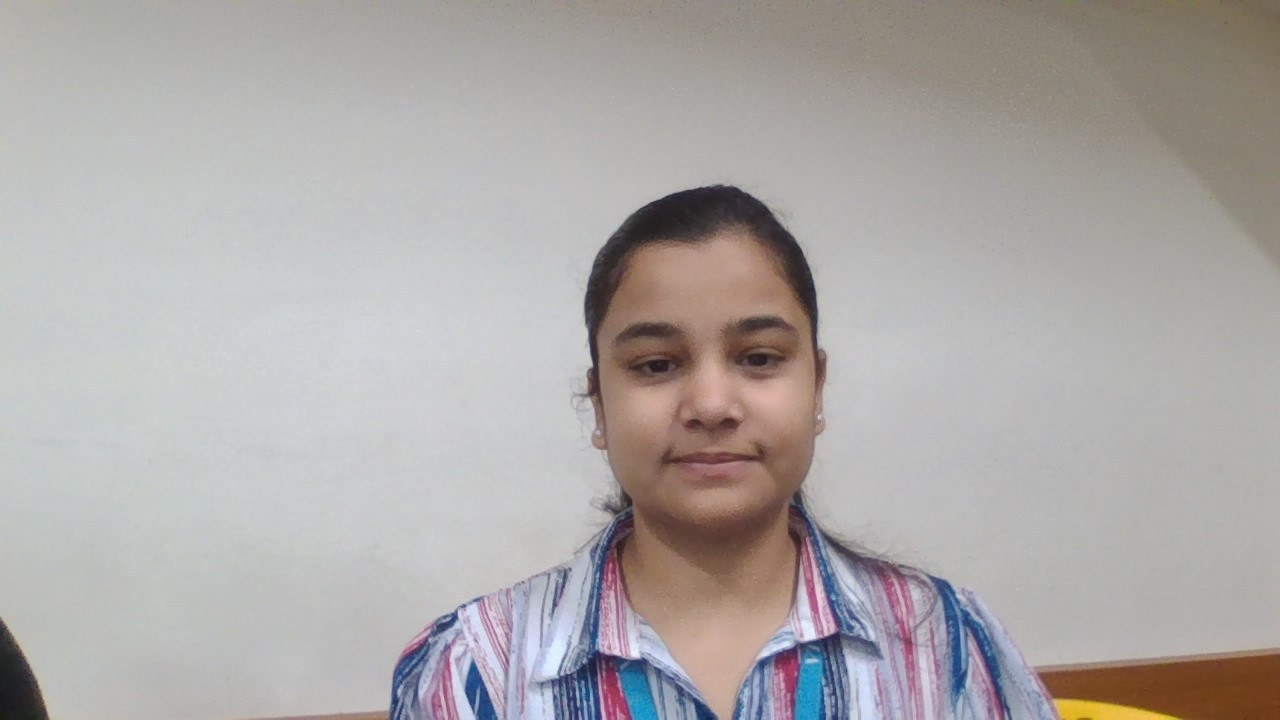
#> input picture TestImages/vasu.jpg, 1280 x 720 px, found by its file name
$ python tester.py
#> lines starting #> are read from the running program, lines starting #| are printed output that depends on the picture; long printed decimals are rounded
### faceRecognition.py
import cv2
import os
import numpy as np

#This module contains all common functions that are called in tester.py file


#Given an image below function returns rectangle for face detected alongwith gray scale image
def faceDetection(test_img):
    gray_img=cv2.cvtColor(test_img,cv2.COLOR_BGR2GRAY)#convert color image to grayscale
    face_haar_cascade=cv2.CascadeClassifier("C:\\Users\\poona\\Downloads\\FaceRecognition-master\\FaceRecognition-master\\templates\\HaarCascade\\haarcascade_frontalface_default.xml")#Load haar classifier
    faces=face_haar_cascade.detectMultiScale(gray_img,scaleFactor=1.32,minNeighbors=5)#detectMultiScale returns rectangles

    return faces,gray_img

#Given a directory below function returns part of gray_img which is face alongwith its label/ID
def labels_for_training_data(directory):
    faces=[]
    faceID=[]

    for path,subdirnames,filenames in os.walk(directory):
        for filename in filenames:
            if filename.startswith("."):
                print("Skipping system file")#Skipping files that startwith .
                continue

            id=os.path.basename(path)#fetching subdirectory names
            img_path=os.path.join(path,filename)#fetching image path
            print("img_path:",img_path)
            print("id:",id)
            test_img=cv2.imread(img_path)#loading each image one by one
            if test_img is None:
                print("Image not loaded properly")
                continue
            faces_rect,gray_img=faceDetection(test_img)#Calling faceDetection function to return faces detected in particular image
            if len(faces_rect)!=1:
               continue #Since we are assuming only single person images are being fed to classifier
            (x,y,w,h)=faces_rect[0]
            roi_gray=gray_img[y:y+w,x:x+h]#cropping region of interest i.e. face area from grayscale image
            faces.append(roi_gray)
            faceID.append(int(id))
    return faces,faceID


#Below function trains haar classifier and takes faces,faceID returned by previous function as its arguments
def train_classifier(faces,faceID):
    face_recognizer=cv2.face.LBPHFaceRecognizer_create()
    face_recognizer.train(faces,np.array(faceID))
    return face_recognizer

#Below function draws bounding boxes around detected face in image
def draw_rect(test_img,face):
    (x,y,w,h)=face
    cv2.rectangle(test_img,(x,y),(x+w,y+h),(255,0,0),thickness=5)

#Below function writes name of person for detected label
def put_text(test_img,text,x,y):
    cv2.putText(test_img,text,(x,y),cv2.FONT_HERSHEY_DUPLEX,2,(255,0,0),4)

### tester.py
import cv2
import os
import numpy as np
import faceRecognition as fr


#This module takes images  stored in diskand performs face recognition
test_img=cv2.imread('C:\\Users\\poona\\Downloads\\FaceRecognition-master\\FaceRecognition-master\\templates\\TestImages\\vasu.jpg')#test_img path
#> test_img is the input picture: shape (720, 1280, 3); mean B, G, R 167.8, 169.1, 173.4
faces_detected,gray_img=fr.faceDetection(test_img)
#> in faceDetection, `gray_img=cv2.cvtColor(test_img,cv2.COLOR_BGR2GRAY)#convert color image..`:
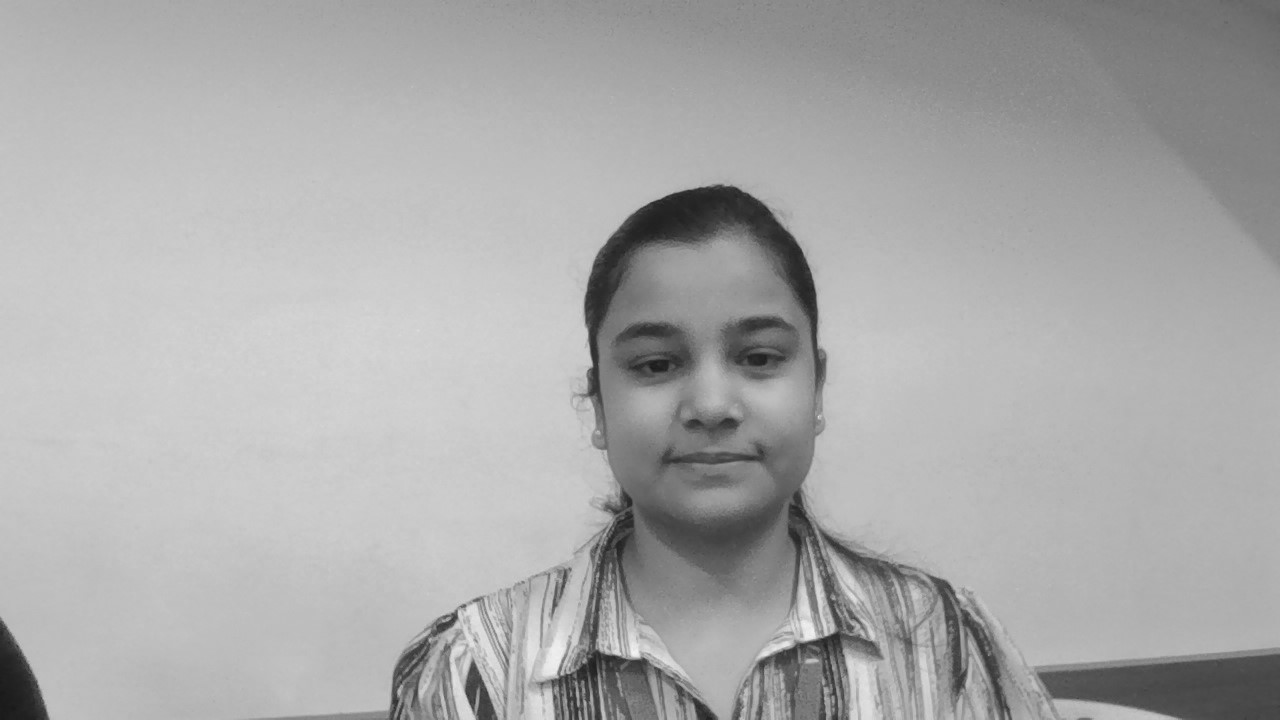
#> gray_img: shape (720, 1280); min 25, max 245, mean 170.2
#> in faceDetection, `faces=face_haar_cascade.detectMultiScale(gray_img,scaleFactor=1.32,min..`: faces = [[564, 241, 295, 295]]
#> faces_detected = [[564, 241, 295, 295]]
print("faces_detected:",faces_detected)
#| faces_detected: [[564 241 295 295]]
#> pass 2 of the loop in labels_for_training_data, `for path,subdirnames,filenames in os.walk(directory):`:
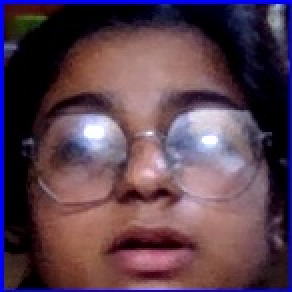
#> input picture trainingImages/2/angle_53brightness-3image3.jpg, 146 x 146 px (shown 2 times larger)
#> in labels_for_training_data, test_img is the input picture: shape (146, 146, 3); mean B, G, R 79.7, 64.7, 90
#> in faceDetection (call 2), `gray_img=cv2.cvtColor(test_img,cv2.COLOR_BGR2GRAY)#convert color image..`:
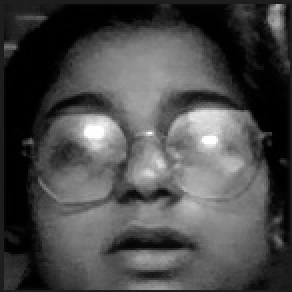
#> gray_img: shape (146, 146) (shown 2 times larger); min 0, max 255, mean 74
#> faces = ()
#> pass 3 of the loop in labels_for_training_data, `for path,subdirnames,filenames in os.walk(directory):`:
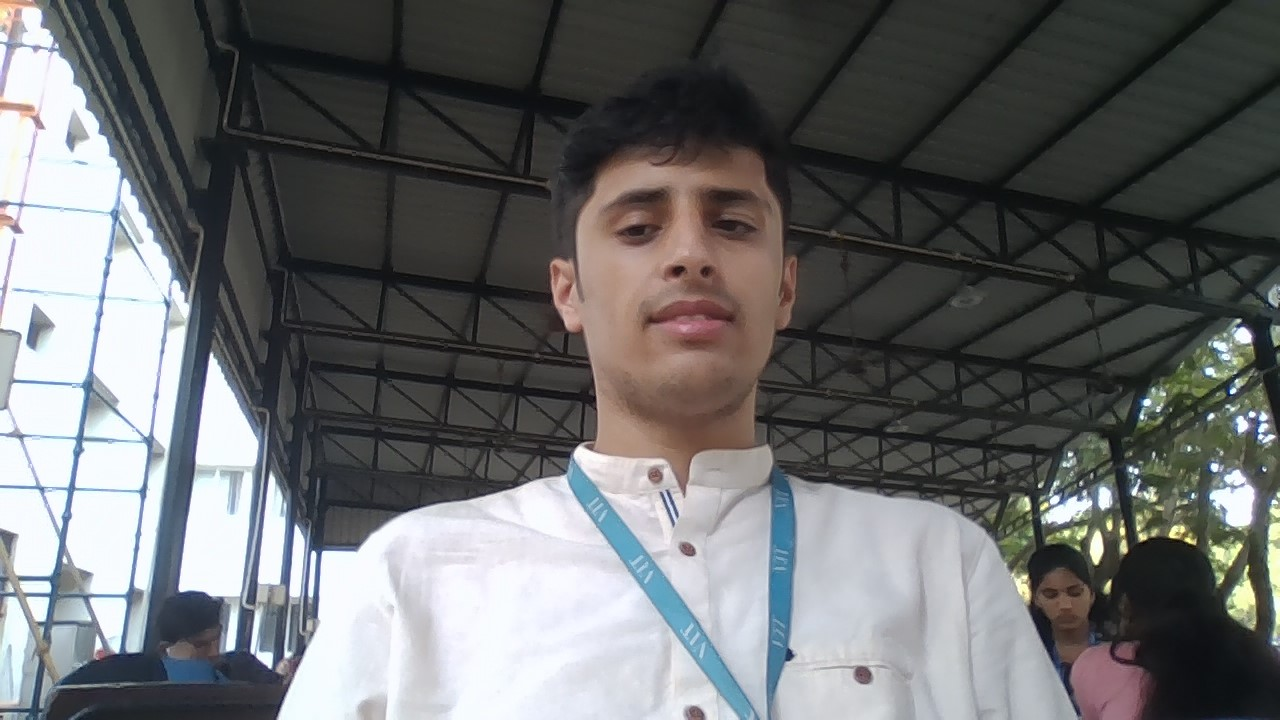
#> input picture trainingImages/0/WIN_20240410_16_01_21_Pro.jpg, 1280 x 720 px
#> in labels_for_training_data, test_img is the input picture: shape (720, 1280, 3); mean B, G, R 107.5, 106.8, 105.5
#> in faceDetection (call 3), `gray_img=cv2.cvtColor(test_img,cv2.COLOR_BGR2GRAY)#convert color image..`:
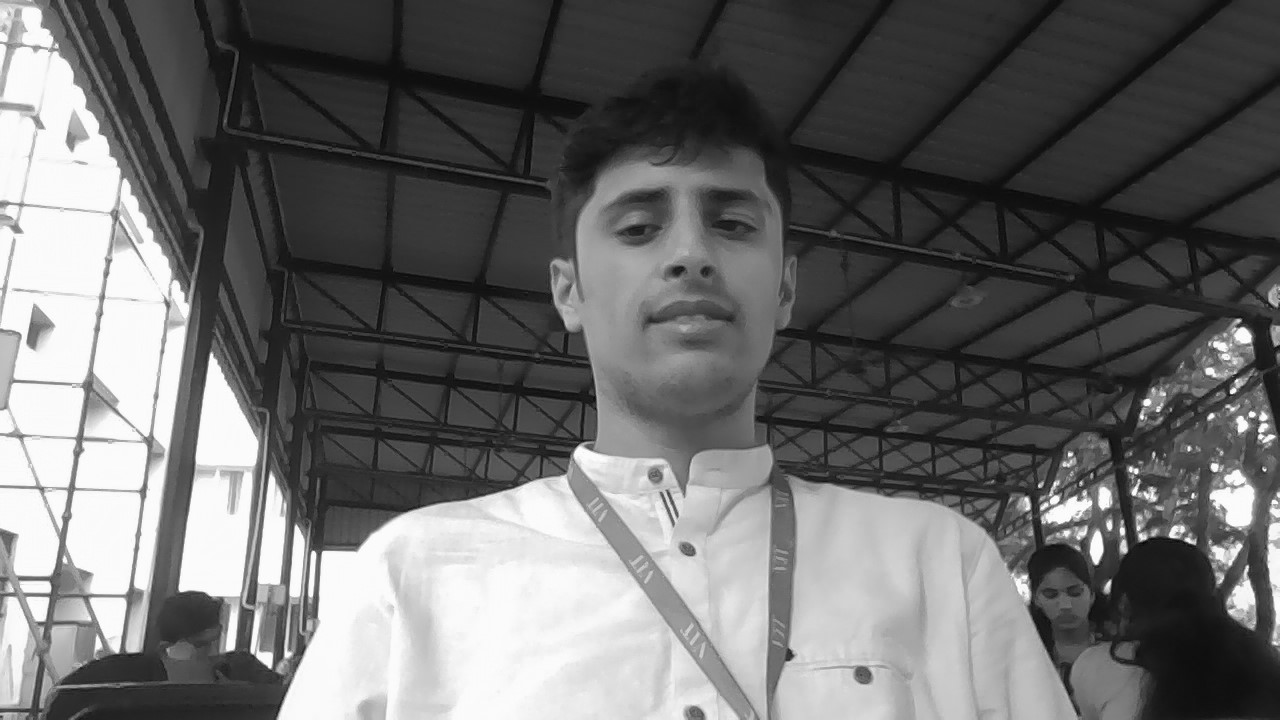
#> gray_img: shape (720, 1280); min 4, max 255, mean 106.5
#> faces = [[1032, 570, 63, 63], [543, 107, 286, 286]]
#> the loop made 4 passes; the first 3 are shown


#Comment belows lines when running this program second time.Since it saves training.yml file in directory
faces,faceID=fr.labels_for_training_data('C:\\Users\\poona\\Downloads\\FaceRecognition-master\\FaceRecognition-master\\templates\\trainingImages')
face_recognizer=fr.train_classifier(faces,faceID)
face_recognizer.write('C:\\Users\\poona\\Downloads\\FaceRecognition-master\\FaceRecognition-master\\templates\\trainingData.yml')


#Uncomment below line for subsequent runs
face_recognizer=cv2.face.LBPHFaceRecognizer_create()
face_recognizer.read('C:\\Users\\poona\\Downloads\\FaceRecognition-master\\FaceRecognition-master\\templates\\trainingData.yml')#use this to load qtraining data for subsequent runs

name={0:"Aditya",1:"Vasu"}#creating dictionary containing names for each label

for face in faces_detected:
    (x,y,w,h)=face
    roi_gray=gray_img[y:y+h,x:x+h]
    label,confidence=face_recognizer.predict(roi_gray)#predicting the label of given image
    print("confidence:",confidence)
    print("label:",label)
    fr.draw_rect(test_img,face)
    predicted_name=name[label]
    if(confidence>32):#If confidence more than 37 then don't print predicted face text on screen
        continue
    fr.put_text(test_img,predicted_name,x,y)
#> this loop made 1 pass
#> (label, confidence, predicted_name) on pass 1: (1, 39.58, 'Vasu')
#| confidence: 39.582
#| label: 1
#> pass 1, `roi_gray=gray_img[y:y+h,x:x+h]`:
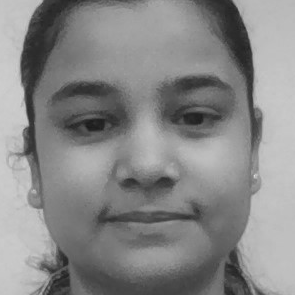
#> roi_gray: shape (295, 295); min 25, max 223, mean 135

resized_img=cv2.resize(test_img,(1000,1000))
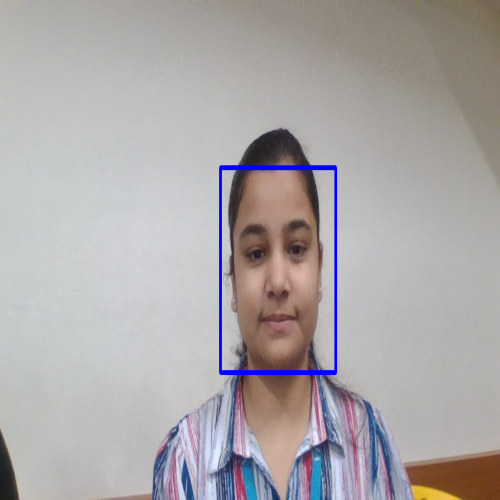
#> resized_img: shape (1000, 1000, 3) (shown at 1/2 size); mean B, G, R 168.7, 167.6, 171.9
cv2.imshow("face dtecetion tutorial",resized_img)
cv2.waitKey(0)#Waits indefinitely until a key is pressed
cv2.destroyAllWindows
